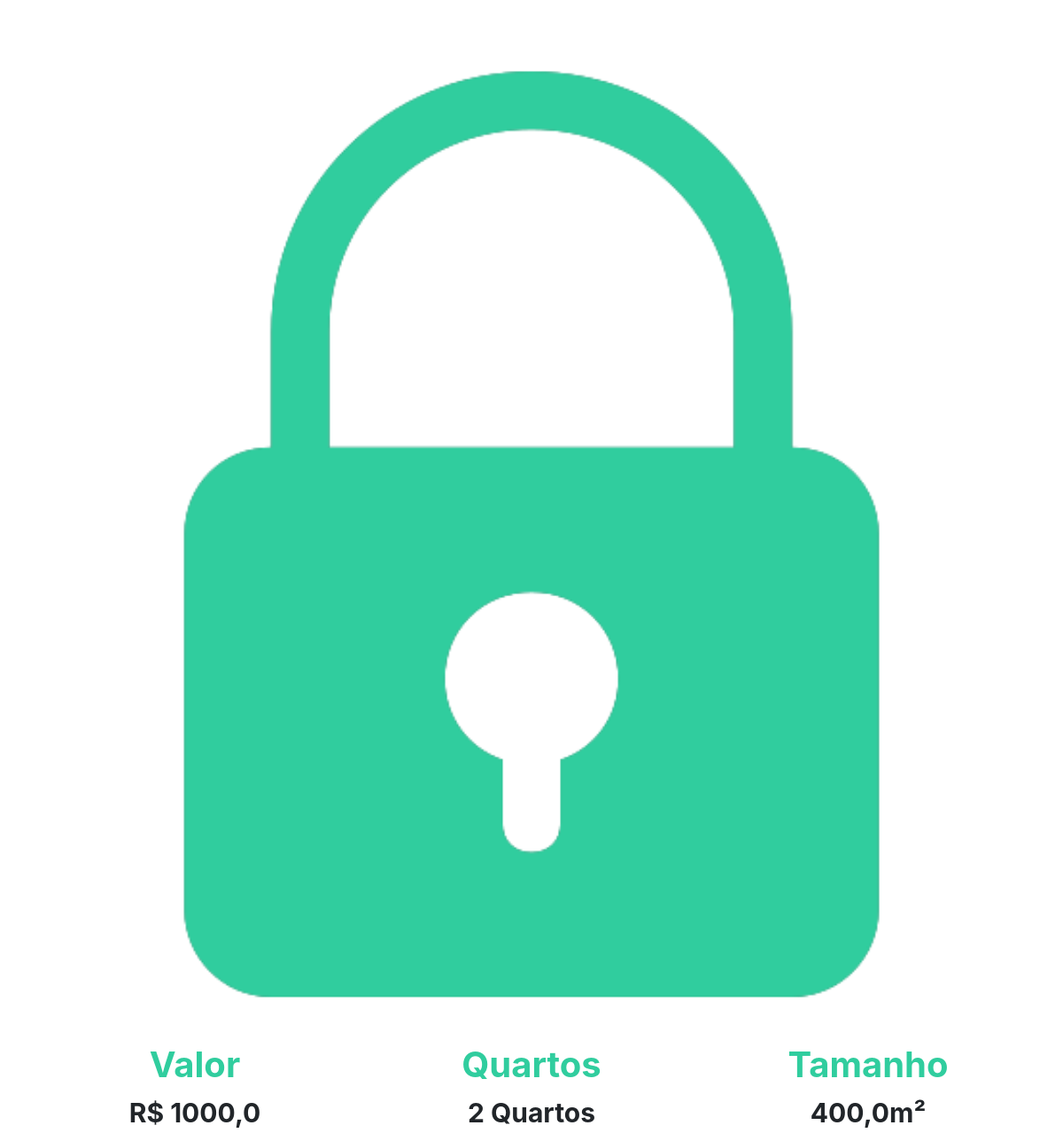
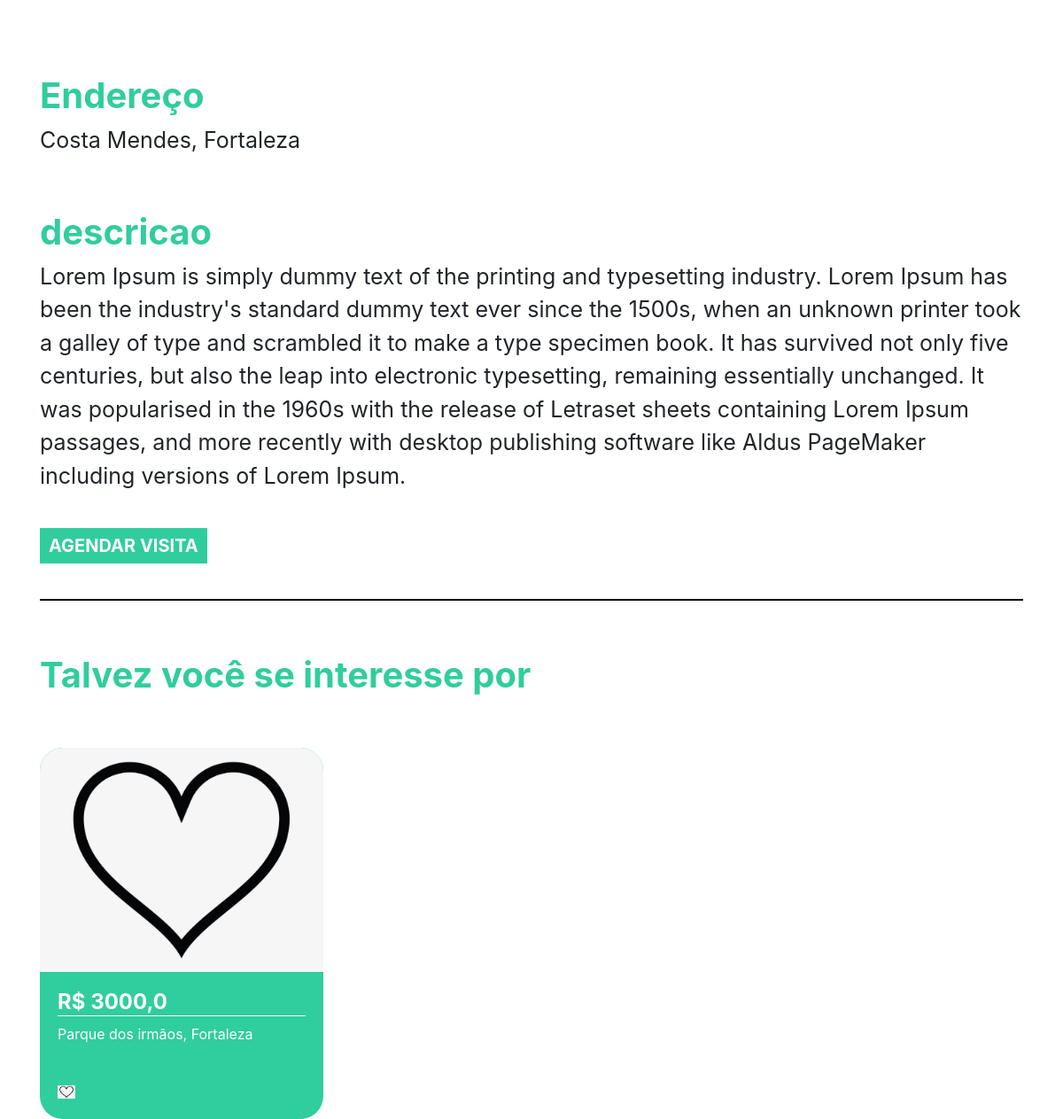
Page /imovel/3 on the committed database (2 pictures, top to bottom).
### plataforma/models.py (models this page shows, shortened)
class Imagem(models.Model):
    img = models.ImageField(upload_to='img')
    def __str__(self) -> str:
        return self.img.url

class Imovei(models.Model):
    choices = (('V', 'Venda'),
               ('A', 'Aluguel'))
    choices_imovel = (('A', 'Apartamento'),
                      ('C', 'Casa'))
    imagens = models.ManyToManyField(Imagem)
    valor = models.FloatField()
    quartos = models.IntegerField()
    tamanho = models.FloatField()
    cidade = models.ForeignKey(Cidade, on_delete=models.DO_NOTHING)
    rua = models.CharField(max_length=50)
    tipo = models.CharField(max_length=1, choices=choices)
    tipo_imovel = models.CharField(max_length=1, choices=choices_imovel)
    numero = models.IntegerField()
    descricao = models.TextField()
    dias_visita = models.ManyToManyField(DiasVisita)
    horarios = models.ManyToManyField(Horario)

class Cidade(models.Model):
    nome = models.CharField(max_length=30)
    def __str__(self) -> str:
        return self.nome

### plataforma/views.py (the view)
# urls.py: path('imovel/<str:id>', views.imovel, name="imovel"),
def imovel(request, id):
    imovel = get_object_or_404(Imovei, id=id)
    sugestoes = Imovei.objects.filter(cidade=imovel.cidade).exclude(id=id)[:2]
    return render(request, 'imovel.html', {'imovel': imovel, 'sugestoes': sugestoes, 'id': id})

### plataforma/models.py (called while the page is built)
    def __str__(self) -> str:
        return self.dia

    def __str__(self) -> str:
        return str(self.horario)

### plataforma/templates/imovel.html (shortened to what this page needs)
{% extends 'base.html' %}
{% load static %}
{% block 'head' %}
<link rel="stylesheet" href="{% static 'plataforma/css/home.css' %}">
{% endblock  %}
{% block 'body' %}
    <div style="text-align: center" class="container">
        <br>
        <br>
        <div id="carouselExampleControls" class="carousel slide" data-ride="carousel">
            <div class="carousel-inner">
                {% for img in imovel.imagens.all  %}
                    <div class="carousel-item {% if forloop.first %} active {% endif %}" >
                        <img class="d-block w-100" src="{{img}}" alt="First slide">
                    </div>
                {% endfor %}
            </div>
        <a class="carousel-control-prev" href="#carouselExampleControls" role="button" data-slide="prev">
            <span class="carousel-control-prev-icon" aria-hidden="true"></span>
        </a>
        <a class="carousel-control-next" href="#carouselExampleControls" role="button" data-slide="next">
            <span class="carousel-control-next-icon" aria-hidden="true"></span>
        </a>
    </div>
        <div class="row">
            <div class="col-md">
                <h3 class="titulo_especificacao">Valor</h3>
                <p class="especificacao">R$ {{imovel.valor}}</p>
            </div>
            <div class="col-md">
                <h3 class="titulo_especificacao">Quartos</h3>
                <p class="especificacao">{{imovel.quartos}} Quartos</p>
            </div>
            <div class="col-md">
                <h3 class="titulo_especificacao">Tamanho</h3>
                <p class="especificacao">{{imovel.tamanho}}m²</p>
            </div>
        </div>
        <br>
        <br>
        <div style="text-align: left">
            <h3 class="titulo_especificacao">Endereço</h3>
            <p class="especificacao_endereco">{{imovel.rua}}, {{imovel.cidade }}</p>
        </div>
        <br>
        <div style="text-align: left">
            <h3 class="titulo_especificacao">descricao</h3>
            <p class="especificacao_endereco">{{imovel.descricao}}</p>
            <br>
            <button class="btn_agendar_visita" data-toggle="modal" data-target="#exampleModal">AGENDAR VISITA</button>
            <br>
            <br>
        </div>
        <hr style="border: 1px solid black">
        <br>
        <div class="div_possivel_interesse">
            <h3 class="titulo_especificacao">Talvez você se interesse por</h3>
            <div class="row">
                {% for sugestao in sugestoes %}
                    <div class="col-md cont">
                        <div class="card_imovel">
                            <img class="img_capa_imovel" src="{{sugestao.imagens.all.0.img.url}}">
                            <div class="informacoes_imoveis">
                            <a class="a_none" href="{% url 'imovel' sugestao.id %}"><h4 class="valor">R$ {{sugestao.valor}}</h4></a>
                            <p>{{sugestao.rua}}, {{sugestao.cidade}}</p>
                            <br>
                            <img width="7%" src="{% static 'plataforma/img/heart.png' %}">
                            </div>
                        </div>
                    </div>
                {% endfor %}
            </div>
        </div>
    </div>
{% endblock  %}

### templates/static/plataforma/css/home.css (style rules this page uses)
.card_imovel { background-color: #30CD9E; width: 20rem; margin-top: 50px; border-radius: 26px; }
.img_capa_imovel { width: 100%; border-top-left-radius: 26px; border-top-right-radius: 26px; }
.informacoes_imoveis { padding: 20px; color: white; }
.valor { font-weight: bold; border-bottom: 1px solid white; }
.a_none { color: white; }
.titulo_especificacao { color: #30CD9E; font-weight: bold; margin-top: 20px; font-size: 40px; }
.especificacao { font-size: 30px; font-weight: bold; }
.especificacao_endereco { font-size: 25px; }
.btn_agendar_visita { border: none; background-color: #30CD9E; color: white; font-weight: bold; font-size: 20px; padding: 5px 10px 5px 10px; }
.div_possivel_interesse { text-align: left; }

### rows in the picture
Imagem: img (picture)
Imovei: valor "1000,0", quartos "2", tamanho "400,0", rua "Costa Mendes", cidade "Fortaleza", descricao "Lorem Ipsum is simply dummy text of the printing and typesetting industry. Lorem Ipsum has been the industry's standard dummy text ever since the 1500s, when an unknown printer took a galley of type and scrambled it to make a type specimen book. It has survived not only five centuries, but also the leap into electronic typesetting, remaining essentially unchanged. It was popularised in the 1960s with the release of Letraset sheets containing Lorem Ipsum passages, and more recently with desktop publishing software like Aldus PageMaker including versions of Lorem Ipsum."
Imovei: imagens.all.0.img (picture), valor "3000,0", rua "Parque dos irmãos", cidade "Fortaleza"
